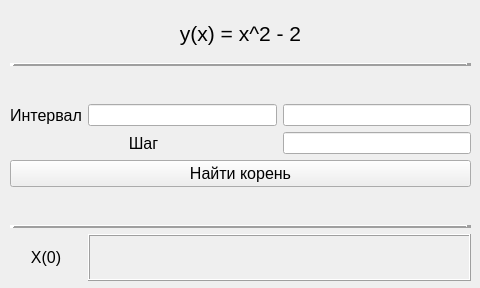
<?xml version="1.0" encoding="UTF-8"?>
<ui version="4.0">
 <class>ProgWindow</class>
 <widget class="QMainWindow" name="ProgWindow">
  <property name="geometry">
   <rect>
    <x>0</x>
    <y>0</y>
    <width>480</width>
    <height>288</height>
   </rect>
  </property>
  <property name="windowTitle">
   <string>MainWindow</string>
  </property>
  <widget class="QWidget" name="centralwidget">
   <widget class="QWidget" name="gridLayoutWidget">
    <property name="geometry">
     <rect>
      <x>10</x>
      <y>10</y>
      <width>461</width>
      <height>271</height>
     </rect>
    </property>
    <layout class="QGridLayout" name="gridLayout">
     <item row="1" column="0" colspan="3">
      <widget class="Line" name="line">
       <property name="frameShadow">
        <enum>QFrame::Raised</enum>
       </property>
       <property name="lineWidth">
        <number>5</number>
       </property>
       <property name="orientation">
        <enum>Qt::Horizontal</enum>
       </property>
      </widget>
     </item>
     <item row="3" column="0">
      <widget class="QLabel" name="interLavel">
       <property name="font">
        <font>
         <pointsize>12</pointsize>
        </font>
       </property>
       <property name="text">
        <string>Интервал</string>
       </property>
       <property name="alignment">
        <set>Qt::AlignCenter</set>
       </property>
      </widget>
     </item>
     <item row="3" column="2">
      <widget class="QLineEdit" name="bEdit"/>
     </item>
     <item row="4" column="0" colspan="2">
      <widget class="QLabel" name="stepLabel">
       <property name="font">
        <font>
         <pointsize>12</pointsize>
        </font>
       </property>
       <property name="text">
        <string>Шаг</string>
       </property>
       <property name="alignment">
        <set>Qt::AlignCenter</set>
       </property>
      </widget>
     </item>
     <item row="4" column="2">
      <widget class="QLineEdit" name="stepEdit"/>
     </item>
     <item row="2" column="0" colspan="3">
      <spacer name="verticalSpacer">
       <property name="orientation">
        <enum>Qt::Vertical</enum>
       </property>
       <property name="sizeType">
        <enum>QSizePolicy::Fixed</enum>
       </property>
       <property name="sizeHint" stdset="0">
        <size>
         <width>20</width>
         <height>32</height>
        </size>
       </property>
      </spacer>
     </item>
     <item row="7" column="0" colspan="3">
      <widget class="QPushButton" name="pushButton">
       <property name="font">
        <font>
         <pointsize>12</pointsize>
        </font>
       </property>
       <property name="text">
        <string>Найти корень</string>
       </property>
      </widget>
     </item>
     <item row="3" column="1">
      <widget class="QLineEdit" name="aEdit"/>
     </item>
     <item row="8" column="0" colspan="3">
      <spacer name="verticalSpacer_4">
       <property name="orientation">
        <enum>Qt::Vertical</enum>
       </property>
       <property name="sizeType">
        <enum>QSizePolicy::Fixed</enum>
       </property>
       <property name="sizeHint" stdset="0">
        <size>
         <width>20</width>
         <height>32</height>
        </size>
       </property>
      </spacer>
     </item>
     <item row="0" column="0" colspan="3">
      <widget class="QLabel" name="funcLabel">
       <property name="font">
        <font>
         <pointsize>16</pointsize>
        </font>
       </property>
       <property name="text">
        <string>y(x) = x^2 - 2</string>
       </property>
       <property name="alignment">
        <set>Qt::AlignCenter</set>
       </property>
      </widget>
     </item>
     <item row="9" column="0" colspan="3">
      <widget class="Line" name="line_2">
       <property name="frameShadow">
        <enum>QFrame::Raised</enum>
       </property>
       <property name="lineWidth">
        <number>5</number>
       </property>
       <property name="orientation">
        <enum>Qt::Horizontal</enum>
       </property>
      </widget>
     </item>
     <item row="10" column="0">
      <widget class="QLabel" name="xLabel">
       <property name="font">
        <font>
         <pointsize>12</pointsize>
        </font>
       </property>
       <property name="text">
        <string>X(0)</string>
       </property>
       <property name="alignment">
        <set>Qt::AlignCenter</set>
       </property>
      </widget>
     </item>
     <item row="10" column="1" colspan="2">
      <widget class="QLabel" name="xBox">
       <property name="font">
        <font>
         <pointsize>12</pointsize>
        </font>
       </property>
       <property name="frameShape">
        <enum>QFrame::Box</enum>
       </property>
       <property name="frameShadow">
        <enum>QFrame::Raised</enum>
       </property>
       <property name="text">
        <string/>
       </property>
       <property name="alignment">
        <set>Qt::AlignCenter</set>
       </property>
      </widget>
     </item>
    </layout>
   </widget>
  </widget>
 </widget>
 <resources/>
 <connections/>
</ui>
